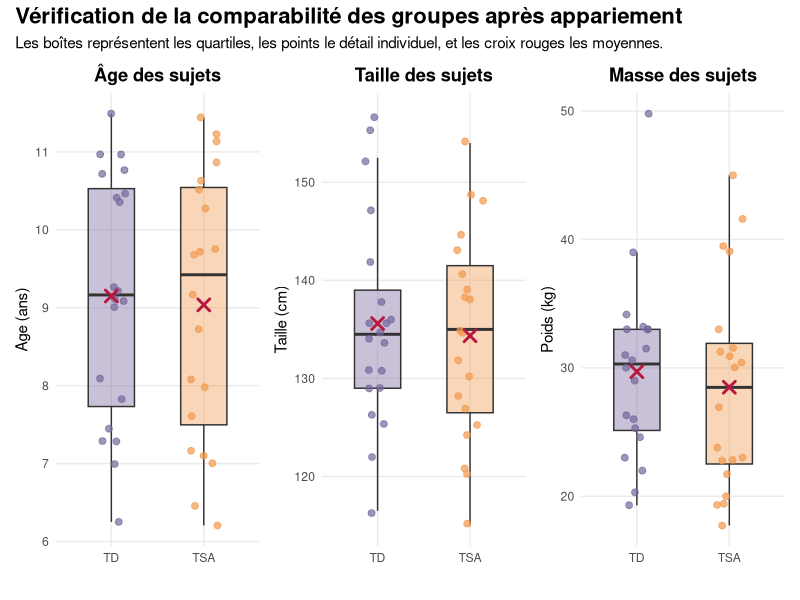
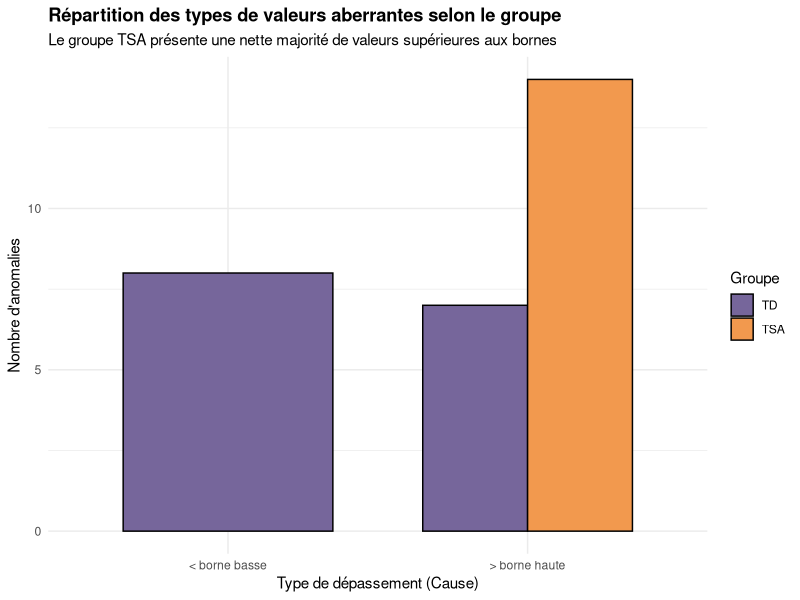
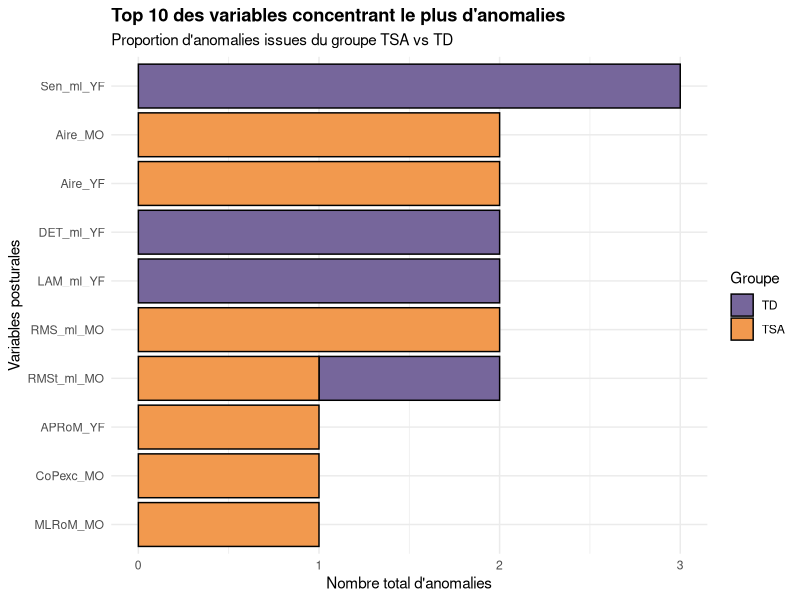
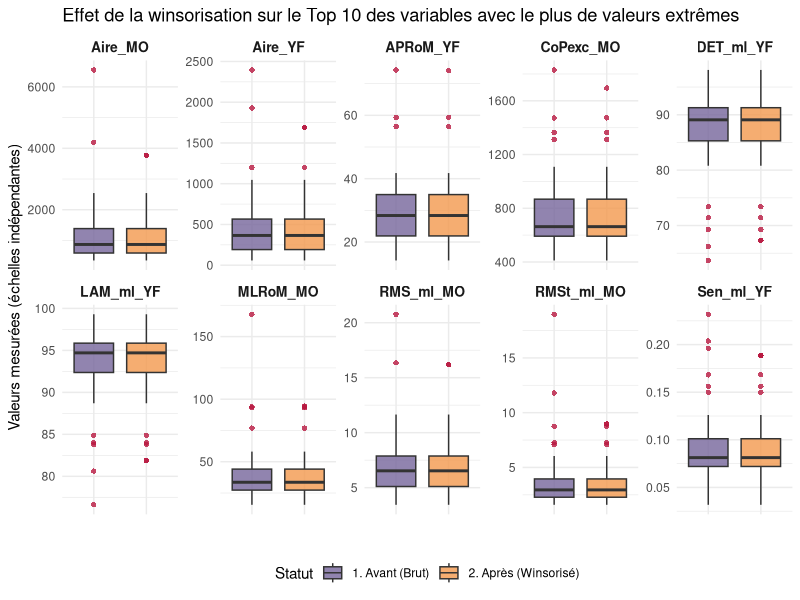
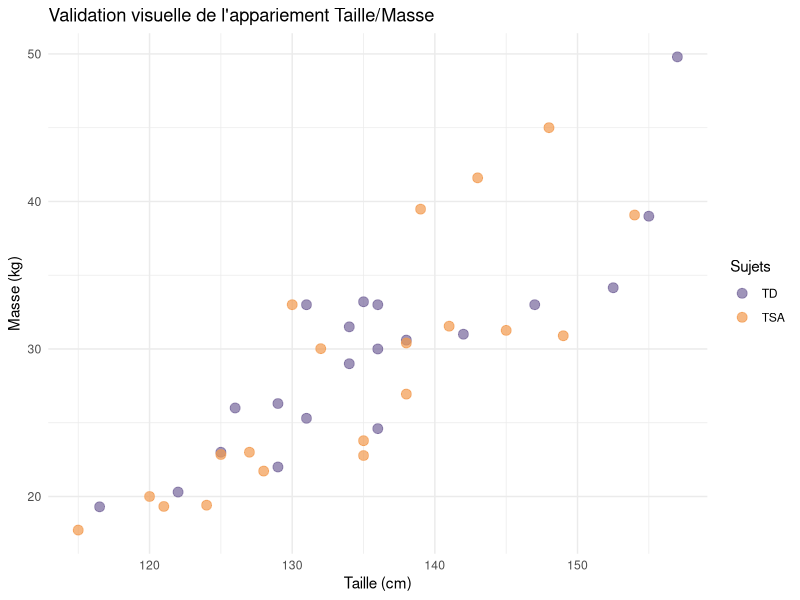
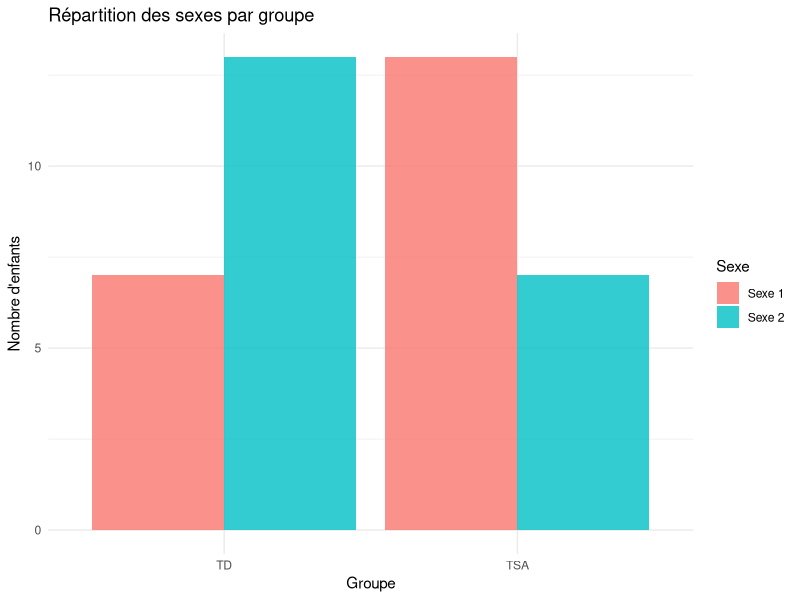
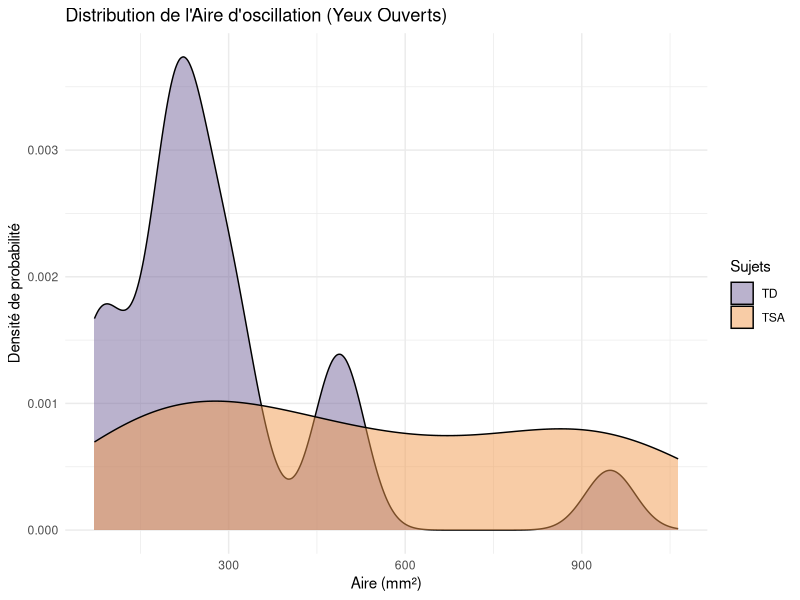
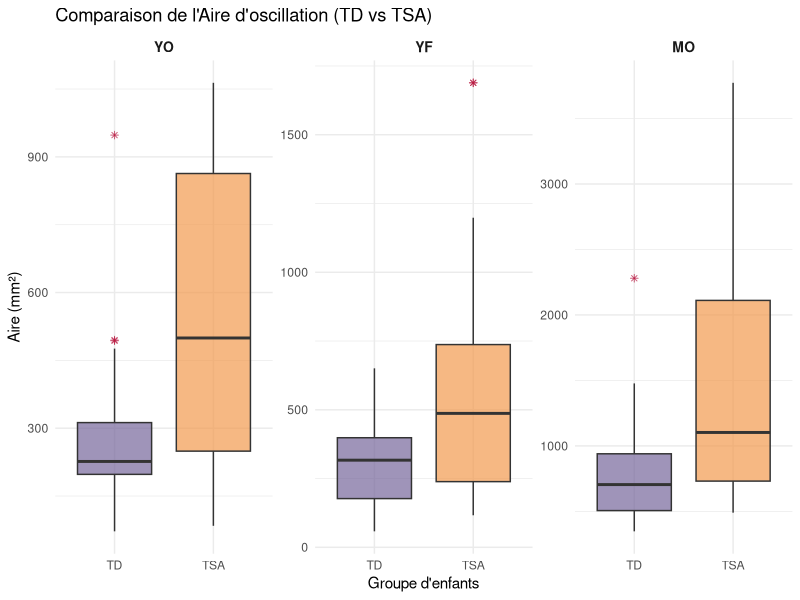

R code for these plots, in order:
## ---- chunk 1
library(tidyverse)
library(ggplot2)
library(readxl)
library(dplyr)
library(patchwork)
## ---- chunk 2
DataPosturo <- read_excel("DataPosturo_P2.xlsx")
summary(DataPosturo)
## ---- chunk 3
# Préparer les tables NT et TSA
table_NT <- DataPosturo %>%
  filter(Sujets == "TD") %>%
  select(c("Names","Sujets","Age","Poids","Taille"))

table_TSA <- DataPosturo %>%
  filter(Sujets == "TSA") %>%
  select(c("Names","Sujets","Age","Poids","Taille"))
## ---- chunk 4
appariement <- function(df1, df2, n_cible = 20) {
  
  # A. Préparation
  d1 <- as.data.frame(df1)
  d2 <- as.data.frame(df2)
  rownames(d1) <- NULL
  rownames(d2) <- NULL
  
  cols <- c("Age", "Poids", "Taille")
  X1 <- as.matrix(d1[, cols])
  X2 <- as.matrix(d2[, cols])
  
  # B. Covariance robuste
  S <- cov(rbind(X1, X2))
  if(det(S) < 1e-10) S <- S + diag(0.01, ncol(S)) 

  # C. Calcul des combinaisons (24x24 = 576)
  dist_list <- expand.grid(i = 1:nrow(d1), j = 1:nrow(d2))
  
  dist_list$d <- apply(dist_list, 1, function(row) {
    val <- try(mahalanobis(X1[row[1],], X2[row[2],], S), silent = TRUE)
    if(inherits(val, "try-error") | is.na(val)) return(999999) else return(val)
  })
  
  # D. Tri
  dist_list <- dist_list[order(dist_list$d), ]
  
  # E. Sélection 1 pour 1
  matches <- data.frame()
  pris_i <- c()
  pris_j <- c()
  
  for(k in 1:nrow(dist_list)) {
    idx_i <- dist_list$i[k]
    idx_j <- dist_list$j[k]
    
    if(!(idx_i %in% pris_i) && !(idx_j %in% pris_j)) {
      # On garde les colonnes originales pour le moment
      ligne_paire <- cbind(d1[idx_i, ], d2[idx_j, ], Dist_Mahalanobis = dist_list$d[k])
      matches <- rbind(matches, ligne_paire)
      
      pris_i <- c(pris_i, idx_i)
      pris_j <- c(pris_j, idx_j)
    }
    
    if(nrow(matches) == n_cible) break
  }
  
  # F. Renommage et Formatage Long
  # On utilise directement les noms créés par cbind (souvent .1 pour d2)
  # Pour être plus sûr, on définit les noms de colonnes explicitement
  names(matches) <- c(paste0(names(d1), "_NT"), paste0(names(d2), "_TSA"), "Dist_Mahalanobis")

  # --- Passage en format long (40 lignes) ---
  matches_long <- bind_rows(
    matches %>%
      transmute(
        Names = Names_NT,
        Sujets = Sujets_NT,
        Age = Age_NT,
        Poids = Poids_NT,
        Taille = Taille_NT,
        Groupe = "NT",
        Compatibilite = Names_TSA,
        Distance = Dist_Mahalanobis
      ),
    matches %>%
      transmute(
        Names = Names_TSA,
        Sujets = Sujets_TSA,
        Age = Age_TSA,
        Poids = Poids_TSA,
        Taille = Taille_TSA,
        Groupe = "TSA",
        Compatibilite = Names_NT,
        Distance = Dist_Mahalanobis
      )
  )
  
  return(matches_long)
}
## ---- chunk 5
table_appariement <- appariement(table_NT, table_TSA)
dim(table_appariement)  # 40 lignes si 20 matches
head(table_appariement)
## ---- chunk 6
vars <- c("Age", "Taille", "Poids")

table_appariement$Age    <- as.numeric(as.character(table_appariement$Age))
table_appariement$Taille <- as.numeric(as.character(table_appariement$Taille))
table_appariement$Poids  <- as.numeric(as.character(table_appariement$Poids))

desc_stats <- table_appariement %>%
  group_by(Sujets) %>%
  summarise(across(all_of(vars), list(mean = mean, sd = sd)))
print(desc_stats)
## ---- chunk 7
calc_smd <- function(v, d) {
  g1 <- d[d$Sujets == "TSA", v]
  g2 <- d[d$Sujets == "TD", v]
  
  g1 <- g1[!is.na(g1)]
  g2 <- g2[!is.na(g2)]
  
  diff_moy <- mean(g1) - mean(g2)
  sd_pool  <- sqrt((sd(g1)^2 + sd(g2)^2) / 2)
  
  return(abs(diff_moy / sd_pool))
}
## ---- chunk 8

sapply(vars, calc_smd, d = table_appariement)
## ---- chunk 9
analyser_variable <- function(var, df) {
  g_TSA <- df[[var]][df$Sujets == "TSA"]
  g_TD  <- df[[var]][df$Sujets == "TD"]
  
  shapiro_tsa <- shapiro.test(g_TSA)$p.value
  shapiro_td  <- shapiro.test(g_TD)$p.value
  is_normal   <- (shapiro_tsa > 0.05 && shapiro_td > 0.05)
  
  if (is_normal) {
    # Test de variance pour décider entre Student et Welch
    p_var <- var.test(g_TSA, g_TD)$p.value
    type_test <- if(p_var > 0.05) "Student" else "Welch"
    res_test <- t.test(g_TSA, g_TD, var.equal = (p_var > 0.05))
  } else {
    type_test <- "Mann-Whitney"
    res_test <- wilcox.test(g_TSA, g_TD)
  }
  
  # Retourne un dataframe d'une ligne
  data.frame(
    Variable = var,
    Shapiro_TSA = round(shapiro_tsa, 4),
    Shapiro_TD = round(shapiro_td, 4),
    Normalite = is_normal,
    Test_Utilise = type_test,
    P_Value = round(res_test$p.value, 4),
    Appariement_OK = (res_test$p.value > 0.05)
  )
}
## ---- chunk 10
resultats_finaux <- do.call(rbind, lapply(vars, analyser_variable, df = table_appariement))

print(resultats_finaux)
## ---- chunk 11
creer_plot_appariement <- function(var_name, titre, unite) {
  ggplot(table_appariement, aes(x = Sujets, y = .data[[var_name]], fill = Sujets)) +
    geom_boxplot(alpha = 0.4, outlier.shape = NA, width = 0.5) +
    geom_jitter(aes(color = Sujets), width = 0.15, alpha = 0.7, size = 2) +
    stat_summary(fun = mean, geom = "point", shape = 4, size = 3, color = "#B81840FF", stroke = 1.5) +
    
    scale_fill_manual(values = c("TD" = "#76669BFF", "TSA" = "#F2994EFF")) +
    scale_color_manual(values = c("TD" = "#76669BFF", "TSA" = "#F2994EFF")) +
    labs(title = titre, y = paste(var_name, unite), x = "") +
    theme_minimal() +
    theme(legend.position = "none",
          plot.title = element_text(face = "bold", hjust = 0.5),
          panel.grid.minor = element_blank())
}

# Génération des trois graphiques
p1 <- creer_plot_appariement("Age", "Âge des sujets", "(ans)")
p2 <- creer_plot_appariement("Taille", "Taille des sujets", "(cm)")
p3 <- creer_plot_appariement("Poids", "Masse des sujets", "(kg)")

# Assemblage final
figure_finale <- p1 + p2 + p3 + 
  plot_annotation(title = "Vérification de la comparabilité des groupes après appariement",
                  subtitle = "Les boîtes représentent les quartiles, les points le détail individuel, et les croix rouges les moyennes.",
                  theme = theme(plot.title = element_text(size = 16, face = "bold")))

print(figure_finale)

# Sauvegarde pour le rapport
# ggsave("Verification_Appariement.png", figure_finale, width = 12, height = 5, dpi = 300)
## ---- chunk 12
rm(list = c("table_NT", "table_TSA", "appariement", "figure_finale", "p1", "p2", "p3", "analyser_variable", "calc_smd", "creer_plot_appariement", "resultats_finaux", "desc_stats", "vars"))
## ---- chunk 13
list_name <- (table_appariement$Names)

data_appariement <- DataPosturo %>%
  filter( Names %in% list_name)
## ---- chunk 14
find_extremum <- function(data, col) {
  
  x <- data[[col]]
  
  Q1 <- quantile(x, 0.25, na.rm = TRUE)
  Q3 <- quantile(x, 0.75, na.rm = TRUE)
  
  maxi <- min(max(x, na.rm = TRUE), Q3 + 3 * (Q3 - Q1))
  mini <- max(min(x, na.rm = TRUE), Q1 - 3 * (Q3 - Q1))
  
  extremum <- x[x < mini | x > maxi]
  
  if (length(extremum) == 0) {              #pour que ce soit plus lisible
    extremum <- NA
  }
  
  list(
    variable = col,
    extremum = extremum,
    n_extremum = sum(!is.na(extremum)),
    mini = mini,
    maxi = maxi
  )
}
## ---- chunk 15
find_extremum_df <- function(data) {
  
  num_cols <- sapply(data, is.numeric)
  
  extremum_list <- lapply(
    names(data)[num_cols],                    #permet d'avoir le nom des                                                           colonnes numeriques
    function(col) find_extremum(data, col)
  )
  
  names(extremum_list) <- names(data)[num_cols]
  
  return(extremum_list)
}
## ---- chunk 16
count_extremum_df <- function(data) {
  extremum_list <- find_extremum_df(data)
  sum(sapply(extremum_list, function(x) x$n_extremum))
}

# aberrantes totales
count_extremum_df(data_appariement)
## ---- chunk 17
identifier_anomalies_details <- function(data, col_name) {
  x <- data[[col_name]]
  
  # Vérification du type (si non numérique là où attendu)
  if (!is.numeric(x)) {
    return(data.frame(
      Names = data$Names,
      Variable = col_name,
      Valeur = as.character(x),
      Cause = "Mauvais type (non numérique)",
      Borne_Inf = NA,
      Borne_Sup = NA
    ))
  }
  
  # Calcul des bornes de Tukey
  Q1 <- quantile(x, 0.25, na.rm = TRUE)
  Q3 <- quantile(x, 0.75, na.rm = TRUE)
  IQR_val <- Q3 - Q1
  borne_inf <- Q1 - 3 * IQR_val
  borne_sup <- Q3 + 3 * IQR_val
  
  # Identification
  outliers_mask <- !is.na(x) & (x < borne_inf | x > borne_sup)
  
  if (any(outliers_mask)) {
    df_outliers <- data[outliers_mask, ]
    return(data.frame(
      Names = df_outliers$Names,
      Sujets = df_outliers$Sujets,
      Variable = col_name,
      Valeur = x[outliers_mask],
      Cause = ifelse(x[outliers_mask] > borne_sup, "> borne haute", "< borne basse"),
      Borne_Inf = round(borne_inf, 2),
      Borne_Sup = round(borne_sup, 2)
    ))
  } else {
    return(NULL)
  }
}
## ---- chunk 18
cols_a_tester <- data_appariement %>% select(where(is.numeric)) %>% names()

liste_anomalies <- lapply(cols_a_tester, function(cn) {
  identifier_anomalies_details(data_appariement, cn)
})

# Fusion des résultats dans un seul tableau
tableau_anomalies <- do.call(rbind, liste_anomalies)

# Affichage du tableau
print(tableau_anomalies)
dim(tableau_anomalies)

# Exportation pour vérification manuelle
#write.csv(tableau_anomalies, "Tableau_Anomalies_Posturo.csv", row.names = FALSE)
## ---- chunk 19
plot_cause_groupe <- ggplot(tableau_anomalies, aes(x = Cause, fill = Sujets)) +
  geom_bar(position = "dodge", color = "black", width = 0.7) +
  theme_minimal() +
  labs(title = "Répartition des types de valeurs aberrantes selon le groupe",
       subtitle = "Le groupe TSA présente une nette majorité de valeurs supérieures aux bornes",
       x = "Type de dépassement (Cause)",
       y = "Nombre d'anomalies",
       fill = "Groupe") +
  scale_fill_manual(values = c("TD" = "#76669BFF", "TSA" = "#F2994EFF")) + # Bleu pour TD, Orange pour TSA
  theme(plot.title = element_text(face = "bold"))

print(plot_cause_groupe)
## ---- chunk 20
# On identifie le nom des 10 variables avec le plus d'anomalies
top_10_noms <- tableau_anomalies %>%
  count(Variable, sort = TRUE) %>%
  head(10) %>%
  pull(Variable)

# On filtre le tableau original pour ne garder que ces 10 variables
tableau_top_10 <- tableau_anomalies %>%
  filter(Variable %in% top_10_noms)

# Création du graphique en barres empilées
plot_top_vars_groupe <- ggplot(tableau_top_10, aes(x = factor(Variable, levels = rev(top_10_noms)), fill = Sujets)) +
  geom_bar(color = "black") +
  coord_flip() + # Mise à l'horizontale
  theme_minimal() +
  labs(title = "Top 10 des variables concentrant le plus d'anomalies",
       subtitle = "Proportion d'anomalies issues du groupe TSA vs TD",
       x = "Variables posturales",
       y = "Nombre total d'anomalies",
       fill = "Groupe") +
  scale_fill_manual(values = c("TD" = "#76669BFF", "TSA" = "#F2994EFF")) +
  theme(plot.title = element_text(face = "bold"))

print(plot_top_vars_groupe)
## ---- chunk 21
remove_extremum_df <- function(data) {
  
  data_clean <- data
  extremum_list <- find_extremum_df(data)
  
  for (col in names(extremum_list)) {
    
    mini <- extremum_list[[col]]$mini
    maxi <- extremum_list[[col]]$maxi
    
    x <- data[[col]]
    
    # Remplacement par les bornes min/max acceptables (winsorisation)
    x[x > maxi] <- maxi
    x[x < mini] <- mini
    
    data_clean[[col]] <- x
  }
  
  return(data_clean)
}

data_clean <- remove_extremum_df(data_appariement)
count_extremum_df(data_clean)
## ---- chunk 22
top_10_noms <- tableau_anomalies %>%
  count(Variable, sort = TRUE) %>%
  head(10) %>%
  pull(Variable)

df_boxplot_top10 <- data.frame()
## ---- chunk 23
for (var in top_10_noms) {
  valeurs_avant <- data_appariement[[var]]
  valeurs_apres <- data_clean[[var]]
  
  df_temp <- data.frame(
    Variable = var,
    Statut = rep(c("1. Avant (Brut)", "2. Après (Winsorisé)"), each = nrow(data_appariement)),
    Valeurs = c(valeurs_avant, valeurs_apres)
  )
  
  df_boxplot_top10 <- rbind(df_boxplot_top10, df_temp)
}
## ---- chunk 24
plot_boxplot_top10 <- ggplot(df_boxplot_top10, aes(x = Statut, y = Valeurs, fill = Statut)) +
  geom_boxplot(outlier.colour = "#B81840FF", outlier.shape = 16, outlier.size = 1.5, alpha = 0.8) +
  facet_wrap(~ Variable, scales = "free_y", ncol = 5) + 
  theme_minimal() +
  labs(title = "Effet de la winsorisation sur le Top 10 des variables avec le plus de valeurs extrêmes",
       x = "",
       y = "Valeurs mesurées (échelles indépendantes)") +
  scale_fill_manual(values = c("1. Avant (Brut)" = "#76669BFF", "2. Après (Winsorisé)" = "#F2994EFF")) +
  theme(legend.position = "bottom",
        axis.text.x = element_blank(),
        axis.ticks.x = element_blank(),
        strip.text = element_text(face = "bold", size = 10)) # Met en gras le nom de la variable

# Affichage du graphique
print(plot_boxplot_top10)
## ---- chunk 25
rm(list = c("count_extremum_df", "find_extremum", "find_extremum_df", "remove_extremum_df", "liste_anomalies", "tableau_anomalies", "cols_a_tester", "list_name", "identifier_anomalies_details"))
## ---- chunk 26
# Création du tableau de synthèse
tableau_descriptif <- data_clean %>%
  group_by(Sujets) %>%
  summarise(
    Effectif = n(),
    Age_Moyen = mean(Age, na.rm = TRUE),
    Age_SD = sd(Age, na.rm = TRUE),
    Taille_Moyenne = mean(Taille, na.rm = TRUE),
    Taille_SD = sd(Taille, na.rm = TRUE),
    Poids_Moyenne = mean(Poids, na.rm = TRUE),
    Poids_SD = sd(Poids, na.rm = TRUE)
  )
## ---- chunk 27
plot_appariement <- ggplot(data_clean, aes(x = Taille, y = Poids, color = Sujets)) +
  geom_point(size = 3, alpha = 0.7) +
  theme_minimal() +
  labs(
    title = "Validation visuelle de l'appariement Taille/Masse",
    x = "Taille (cm)",
    y = "Masse (kg)"
  ) +
  scale_color_manual(values = c("TD" = "#76669BFF", "TSA" = "#F2994EFF"))

print(plot_appariement)
## ---- chunk 28
df_sexe <- data_clean %>%
  mutate(Sexe_Label = ifelse(Sexe == 1, "Sexe 1", "Sexe 2")) 

plot_sexe <- ggplot(df_sexe, aes(x = Sujets, fill = Sexe_Label)) +
  geom_bar(position = "dodge", alpha = 0.8) +
  theme_minimal() +
  labs(
    title = "Répartition des sexes par groupe",
    x = "Groupe",
    y = "Nombre d'enfants",
    fill = "Sexe"
  )

print(plot_sexe)
## ---- chunk 29
plot_densite <- ggplot(data_clean, aes(x = Aire_YO, fill = Sujets)) +
  geom_density(alpha = 0.5) +
  theme_minimal() +
  labs(
    title = "Distribution de l'Aire d'oscillation (Yeux Ouverts)",
    x = "Aire (mm²)",
    y = "Densité de probabilité"
  ) +
  scale_fill_manual(values = c("TD" = "#76669BFF", "TSA" = "#F2994EFF"))

print(plot_densite)
## ---- chunk 30
generer_boxplots_famille <- function(data, prefixe_variable, unite_y, titre_graphique) {
  
  # Transformation des données (format long) en ciblant le préfixe
  df_filtre <- data %>%
    select(Sujets, starts_with(prefixe_variable)) %>% 
    pivot_longer(cols = -Sujets, names_to = "Condition", values_to = "Valeur")
  
  # Nettoyage et forçage de l'ordre
  df_filtre <- df_filtre %>%
    mutate(Condition = sub(prefixe_variable, "", Condition)) %>%
    mutate(Condition = factor(Condition, levels = c("YO", "YF", "MO")))
  
  # Création du graphique
  graphique <- ggplot(df_filtre, aes(x = Sujets, y = Valeur, fill = Sujets)) +
    geom_boxplot(alpha = 0.7, outlier.colour = "#B81840FF", outlier.shape = 8) +
    facet_wrap(~ Condition, scales = "free_y") + 
    theme_minimal() +
    labs(
      title = titre_graphique,
      x = "Groupe d'enfants",
      y = unite_y
    ) +
    scale_fill_manual(values = c("TD" = "#76669BFF", "TSA" = "#F2994EFF")) +
    theme(
      legend.position = "none",
      strip.text = element_text(size = 10, face = "bold")
    )
  
  return(graphique)
}
## ---- chunk 31
df <- data_clean

# Pour la famille des AIRES ("Aire_YO", "Aire_YF", "Aire_MO")
plot_aires <- generer_boxplots_famille(
  data = df, 
  prefixe_variable = "Aire_", 
  unite_y = "Aire (mm²)", 
  titre_graphique = "Comparaison de l'Aire d'oscillation (TD vs TSA)"
)
print(plot_aires)

# Pour la famille des VITESSES ("Vm_YO", "Vm_YF", "Vm_MO")
plot_vitesses <- generer_boxplots_famille(
  data = df, 
  prefixe_variable = "Vm_", 
  unite_y = "Vitesse", 
  titre_graphique = "Comparaison de la Vitesse Moyenne (TD vs TSA)"
)
print(plot_vitesses)

# Pour la famille des AMPLITUDES AP ("APRoM_YO", "APRoM_YF", "APRoM_MO")
plot_aprom <- generer_boxplots_famille(
  data = df, 
  prefixe_variable = "APRoM_", 
  unite_y = "Amplitude AP (mm)", 
  titre_graphique = "Comparaison de l'Amplitude Postéro-Antérieure (TD vs TSA)"
)
print(plot_aprom)

#----------------------

# Amplitude Médio-Latérale (MLRoM)
plot_mlrom <- generer_boxplots_famille(df, "MLRoM_", "Amplitude ML (mm)", "Amplitude Médio-Latérale (TD vs TSA)")
print(plot_mlrom)

# Excursion du Centre de Pression (CoPexc)
plot_copexc <- generer_boxplots_famille(df, "CoPexc_", "Excursion CoP", "Excursion du Centre de Pression (TD vs TSA)")
print(plot_copexc)

# Ratio d'excursion (Ratio_exc)
plot_ratio_exc <- generer_boxplots_famille(df, "Ratio_exc_", "Ratio", "Ratio d'Excursion (TD vs TSA)")
print(plot_ratio_exc)

# Angle theta (theta)
plot_theta <- generer_boxplots_famille(df, "theta_", "Angle (°)", "Angle Theta d'oscillation (TD vs TSA)")
print(plot_theta)

#----------------------

# Fréquence Médiane Antéro-Postérieure
plot_fmed_ap <- generer_boxplots_famille(df, "Fmed_ap_", "Fréquence (Hz)", "Fréquence Médiane Antéro-Postérieure (TD vs TSA)")
print(plot_fmed_ap)

# Fréquence Médiane Médio-Latérale
plot_fmed_ml <- generer_boxplots_famille(df, "Fmed_ml_", "Fréquence (Hz)", "Fréquence Médiane Médio-Latérale (TD vs TSA)")
print(plot_fmed_ml)

#-----------------------

# RMS Antéro-Postérieur
plot_rms_ap <- generer_boxplots_famille(df, "RMS_ap_", "RMS AP", "Dispersion RMS Antéro-Postérieure (TD vs TSA)")
print(plot_rms_ap)

# RMS Médio-Latéral
plot_rms_ml <- generer_boxplots_famille(df, "RMS_ml_", "RMS ML", "Dispersion RMS Médio-Latérale (TD vs TSA)")
print(plot_rms_ml)

# RMSr Antéro-Postérieur (Composante Rambling/Résiduelle AP)
plot_rmsr_ap <- generer_boxplots_famille(
  data = df, 
  prefixe_variable = "RMSr_ap_", 
  unite_y = "RMSr AP", 
  titre_graphique = "Dispersion RMSr Antéro-Postérieure (TD vs TSA)"
)
print(plot_rmsr_ap)

# RMSr Médio-Latéral (Composante Rambling/Résiduelle ML)
plot_rmsr_ml <- generer_boxplots_famille(
  data = df, 
  prefixe_variable = "RMSr_ml_", 
  unite_y = "RMSr ML", 
  titre_graphique = "Dispersion RMSr Médio-Latérale (TD vs TSA)"
)
print(plot_rmsr_ml)

# RMSt Antéro-Postérieur (Composante Trembling AP)
plot_rmst_ap <- generer_boxplots_famille(
  data = df, 
  prefixe_variable = "RMSt_ap_", 
  unite_y = "RMSt AP", 
  titre_graphique = "Dispersion RMSt Antéro-Postérieure (TD vs TSA)"
)
print(plot_rmst_ap)

# RMSt Médio-Latéral (Composante Trembling ML)
plot_rmst_ml <- generer_boxplots_famille(
  data = df, 
  prefixe_variable = "RMSt_ml_", 
  unite_y = "RMSt ML", 
  titre_graphique = "Dispersion RMSt Médio-Latérale (TD vs TSA)"
)
print(plot_rmst_ml)

#-------------------------

# Sample Entropy (Sen)
plot_sen_ap <- generer_boxplots_famille(df, "Sen_ap_", "Entropie", "Sample Entropy Antéro-Postérieure (TD vs TSA)")
print(plot_sen_ap)

plot_sen_ml <- generer_boxplots_famille(df, "Sen_ml_", "Entropie", "Sample Entropy Médio-Latérale (TD vs TSA)")
print(plot_sen_ml)

#-----------------------

# DFA (Detrended Fluctuation Analysis)
plot_dfa_ap <- generer_boxplots_famille(df, "DFA_ap_", "Index DFA", "Index DFA Antéro-Postérieur (TD vs TSA)")
print(plot_dfa_ap)

plot_dfa_ml <- generer_boxplots_famille(df, "DFA_ml_", "Index DFA", "Index DFA Médio-Latéral (TD vs TSA)")
print(plot_dfa_ml)

#-----------------------

# Déterminisme (DET)
plot_det_ap <- generer_boxplots_famille(df, "DET_ap_", "Déterminisme (%)", "Déterminisme Antéro-Postérieur (TD vs TSA)")
print(plot_det_ap)

plot_det_ml <- generer_boxplots_famille(df, "DET_ml_", "Déterminisme (%)", "Déterminisme Médio-Latéral (TD vs TSA)")
print(plot_det_ml)

#----------------------

# Laminarité (LAM)
plot_lam_ap <- generer_boxplots_famille(df, "LAM_ap_", "Laminarité (%)", "Laminarité Antéro-Postérieure (TD vs TSA)")
print(plot_lam_ap)

plot_lam_ml <- generer_boxplots_famille(df, "LAM_ml_", "Laminarité (%)", "Laminarité Médio-Latérale (TD vs TSA)")
print(plot_lam_ml)

#---------------------

# Longueur moyenne des lignes (MeanL)
plot_meanl_ap <- generer_boxplots_famille(df, "MeanL_ap_", "MeanL", "Longueur Moy. Lignes Antéro-Postérieure (TD vs TSA)")
print(plot_meanl_ap)

plot_meanl_ml <- generer_boxplots_famille(df, "MeanL_ml_", "MeanL", "Longueur Moy. Lignes Médio-Latérale (TD vs TSA)")
print(plot_meanl_ml)

#---------------------

# Longueur max des lignes (MaxL)
plot_maxl_ap <- generer_boxplots_famille(df, "MaxL_ap_", "MaxL", "Longueur Max. Lignes Antéro-Postérieure (TD vs TSA)")
print(plot_maxl_ap)

plot_maxl_ml <- generer_boxplots_famille(df, "MaxL_ml_", "MaxL", "Longueur Max. Lignes Médio-Latérale (TD vs TSA)")
print(plot_maxl_ml)
## ---- chunk 32
rm(list = c("df", "df_long", "df_sexe", "tableau_descriptif", "plot_aires", "plot_appariement", "plot_aprom", "plot_copexc", "plot_densite", "plot_det_ap", "plot_det_ml", "plot_dfa_ap", "plot_dfa_ml", "plot_fmed_ap", "plot_fmed_ml", "plot_lam_ap", "plot_lam_ml", "plot_maxl_ap", "plot_maxl_ml", "plot_meanl_ap", "plot_meanl_ml", "plot_mlrom", "plot_ratio_exc", "plot_rms_ap", "plot_rms_ml", "plot_rmsr_ap", "plot_rmsr_ml", "plot_rmst_ap", "plot_rmst_ml", "plot_sen_ap", "plot_sen_ml", "plot_sexe", "plot_theta", "plot_toutes_variables", "plot_vitesses", "generer_boxplots_famille"))
